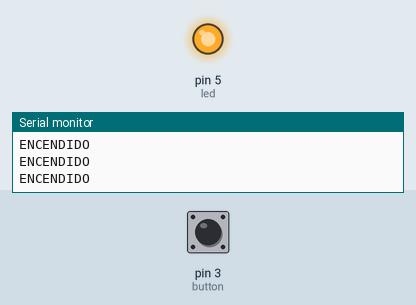
The sketch below on a simulated Arduino Uno, built with avr-gcc and run on an emulated ATmega328P. Parts: output pins drawn as LEDs (lit = HIGH), the last lines printed to the serial monitor. Dashed ring = blinking. Inputs (shaded band) come from the test bench; at power-on: pin 3 (button) HIGH.

Above: at 1.2 s.
1.3 s: pin 3 (button) pulled LOW for 0.15 s
At 1.39 s:
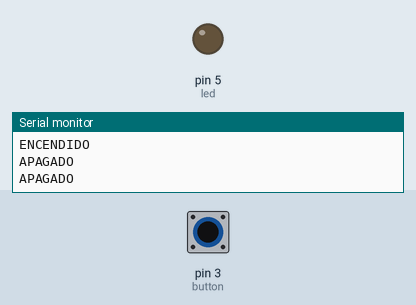
2.9 s: pin 3 (button) pulled LOW for 1 s
At 4.4 s:
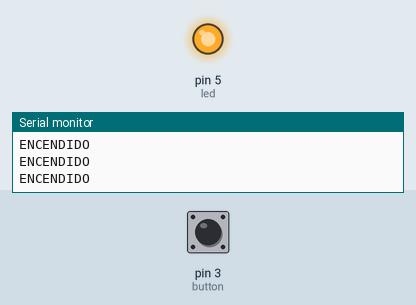
6.9 s: pin 3 (button) pulled LOW for 3.2 s
At 8.1 s:
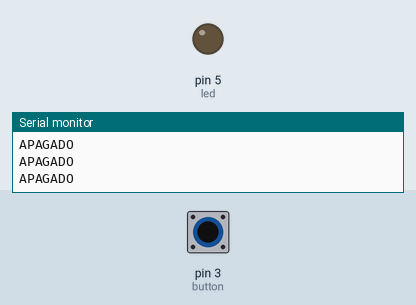
13.1 s: pin 3 (button) pulsed LOW 2 times (0.12 s each, 0.3 s apart)
At 13.32 s:
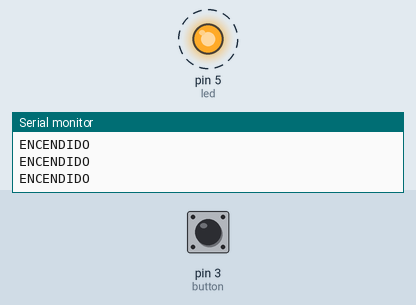
16.7 s: pin 3 (button) pulsed LOW 5 times (0.12 s each, 0.3 s apart)
At 18.5 s:
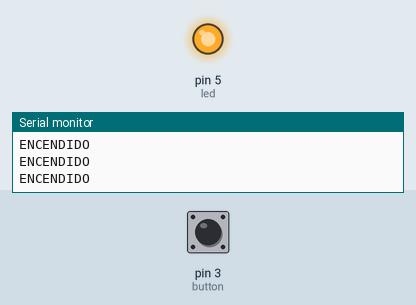
Timing chart, 0 to 20.0 s (numbered marks = the images above; inputs shaded):
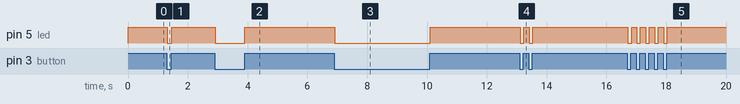

Measured:
- after the input at 1.3 s, pin 5 (led): HIGH → LOW at once, → HIGH 0.15 s later
- after the input at 2.9 s, pin 5 (led): HIGH → LOW at once, → HIGH 0.99 s later
- after the input at 6.9 s, pin 5 (led): HIGH → LOW at once, → HIGH 3.2 s later
- after the input at 13.1 s, pin 5 (led): alternates HIGH for 0.18 s and LOW for 0.12 s, 4 changes in all, then stays HIGH, starting at once
- after the input at 16.7 s, pin 5 (led): alternates HIGH for 0.18 s and LOW for 0.12 s, 10 changes in all, then stays HIGH, starting at once

The sketch:

pull_up_interno.ino
```cpp
int led = 5;
int button = 3;
String on_off;

void setup() {
  Serial.begin(9600);

  pinMode(button, INPUT_PULLUP);
  pinMode(led, OUTPUT);
}

void loop() {
  bool button_state = digitalRead(button);

  if (!button_state) {
    on_off = "APAGADO";
    Serial.println(on_off);
    digitalWrite(led,LOW);
  } else {
    on_off = "ENCENDIDO";
    Serial.println(on_off);
    digitalWrite(led,HIGH);
  }
}
```
